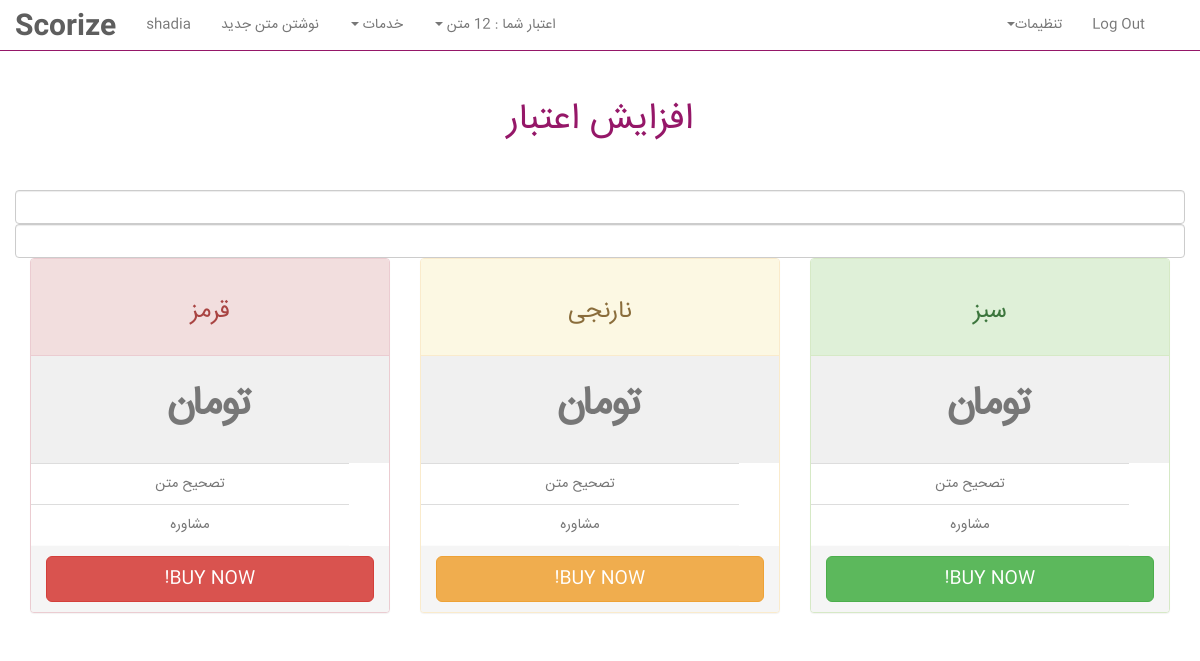
The app's page /profile/etebar/ (signed in), older data.
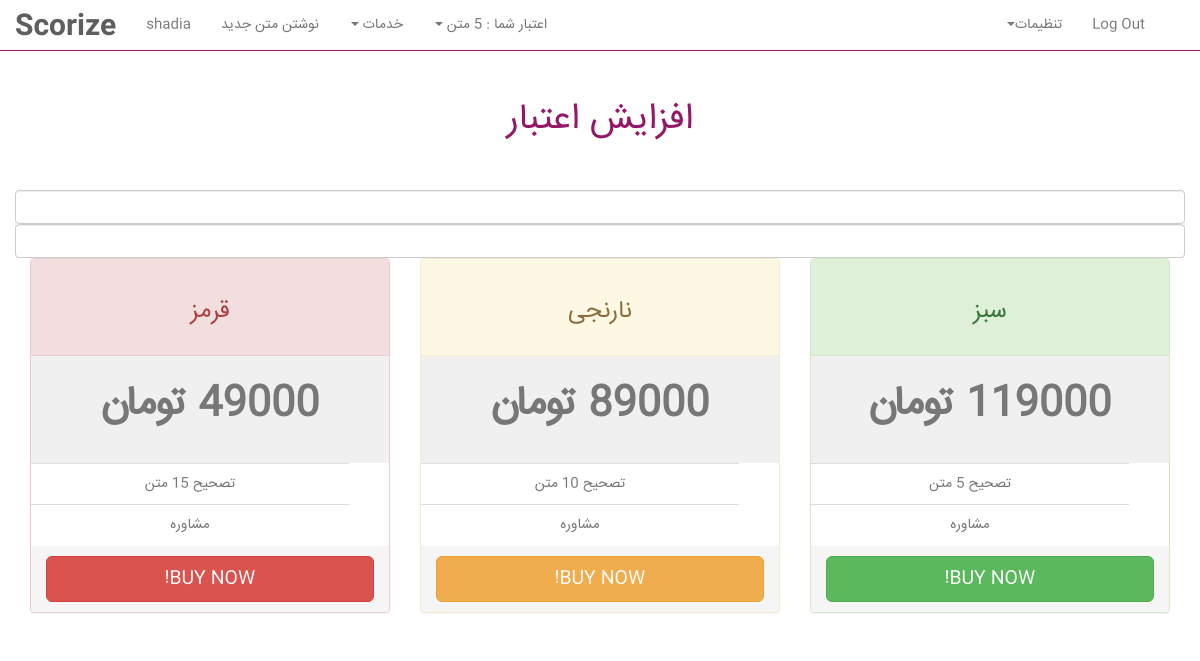
The same page, newer data.
### user_profile/models.py (models this page shows)
class User(AbstractUser):
    credit= models.CharField(max_length=10, null=True, blank=True)
    credit2= models.CharField(max_length=10, null=True, blank=True)
    amount= models.CharField(max_length=10, null=True, blank=True)
    amount2= models.CharField(max_length=10, null=True, blank=True)
    teacher=models.BooleanField(
        _('teacher'),
        default=False,
        help_text=_(
            'Designates whether this user can edit the scor??. '
        ),
    )

class Price(models.Model):
    wallet=models.CharField(max_length=100)
    number=models.CharField(max_length=100, default=0)
    wallet2=models.CharField(max_length=100, default=0)
    number2=models.CharField(max_length=100, default=0)
    wallet3=models.CharField(max_length=100, default=0)
    number3=models.CharField(max_length=100, default=0)

### user_profile/views.py (the view, shortened to what this page needs)
@login_required(login_url='user_profile:login')
def Etebar(request):
    form = PriceForm()
    price=Price.objects.last()
    current_user = request.user
    if request.method=="GET":
        return render(request,'user_profile/increase.html',{'form':form,'price':price})

### user_profile/form.py
class PriceForm(forms.ModelForm):
    class Meta:
        model= Price
        fields = ['wallet','number']

### user_profile/templates/user_profile/increase.html (shortened to what this page needs)
{% extends "user_profile/base.html" %}
{% load static %}
{% block nav %}
    {{ request.user }}
{% endblock %}
{% block cre %}
    {{ user.credit }}
{% endblock %}
{% block content %}
    <div class="container-fluid">
    <br>
    <h1 class="text-center" style="color: rgb(149,23,104)">افزایش اعتبار</h1>
    <br/><br/>
    <form class="form-signin text-center" action="" method="post" enctype="multipart/form-data">
        <input type=input class="form-control" id="id_wallet" name="wallet" value="{{ writing.grammersc }}" aria-describedby="basic-addon3">
        <input type=input class="form-control" id="id_number" name="number" value="{{ writing.grammersc }}" aria-describedby="basic-addon3">
    <section id="plans">
        <div class="container">
            <div class="row">
                <div class="col-md-4 text-center">
                    <div class="panel panel-danger panel-pricing">
                        <div class="panel-heading">
                            <h3>قرمز</h3>
                        </div>
                        <div class="panel-body text-center">
                            <p><strong>{{ price.wallet }} تومان</strong></p>
                        </div>
                        <ul class="list-group text-center">
                            <li class="list-group-item">تصحیح {{ price.number3 }} متن</li>
                            <li class="list-group-item"> مشاوره</li>
                        </ul>
                        <div class="panel-footer">
                            <button class="btn btn-lg btn-block btn-danger" id="1" type="submit">BUY NOW!</button>
                        </div>
                    </div>
                </div>
                <div class="col-md-4 text-center">
                    <div class="panel panel-warning panel-pricing">
                        <div class="panel-heading">
                            <h3>نارنجی</h3>
                        </div>
                        <div class="panel-body text-center">
                            <p><strong>{{ price.wallet2 }} تومان</strong></p>
                        </div>
                        <ul class="list-group text-center">
                            <li class="list-group-item">تصحیح {{ price.number2 }} متن</li>
                            <li class="list-group-item"> مشاوره</li>
                        </ul>
                        <div class="panel-footer">
                            <button class="btn btn-lg btn-block btn-warning" id="2" type="submit">BUY NOW!</button>
                        </div>
                    </div>
                </div>
                <div class="col-md-4 text-center">
                    <div class="panel panel-success panel-pricing">
                        <div class="panel-heading">
                            <h3>سبز</h3>
                        </div>
                        <div class="panel-body text-center">
                            <p><strong>{{ price.wallet3 }} تومان</strong></p>
                        </div>
                        <ul class="list-group text-center">
                            <li class="list-group-item"> تصحیح {{ price.number }} متن</li>
                            <li class="list-group-item"> مشاوره</li>
                        </ul>
                        <div class="panel-footer">
                            <button class="btn btn-lg btn-block btn-success" id="3" type="submit">BUY NOW!</button>
                        </div>
                    </div>
                </div>
            </div>
        </div>
    </section>
    </form>
</div>
{% endblock %}

### user_profile/templates/user_profile/base.html (shortened to what this page needs)
{% load static %}
<!DOCTYPE html>
<html lang="en">
<head>
    <link href="{% static 'user_profile/bootstrap.css' %}" rel="stylesheet" type="text/css">
</head>
<body>
<nav class="navbar navbar-default navbar-fixed-top" style=" border-bottom-color: rgb(149,23,104)">
    <div class="container-fluid">
        <div class="navbar-header">
            <a class="navbar-brand" href="{% url "home" %}">Scorize</a>
        </div>
        <div class="collapse navbar-collapse" id="Main">
            <ul class="nav navbar-nav">
                <li class="pf" ><a href="{% url 'user_profile:index' %} " >{% block nav %}{% endblock %}<span class="sr-only">(current)</span></a></li>
                <li class="newwrt"><a href="{% url 'user_profile:NewWriting' %}">نوشتن متن جدید</a></li>
                <li class="dropdown">
                    <a href="#" class="dropdown-toggle" data-toggle="dropdown" role="button" aria-haspopup="true" aria-expanded="false">خدمات <span class="caret"></span></a>
                </li>
                <li class="dropdown ">
                    <a href="#" class="dropdown-toggle" data-toggle="dropdown" role="button" aria-haspopup="true" aria-expanded="false">اعتبار شما : {% block cre %}{% endblock %}متن <span class="caret"></span></a>
                </li>
            </ul>
            <ul class="nav navbar-nav navbar-right">
                <li class="dropdown setting">
                    <a href="#" class="dropdown-toggle" data-toggle="dropdown" role="button" aria-haspopup="true" aria-expanded="false">تنظیمات<span class="caret"></span></a>
                </li>
                <li><a href="{% url 'user_profile:logout' %}">Log Out</a></li>
            </ul>
        </div>
    </div>
</nav>
<br>
<br>
<br>
{% block content %}
{% endblock %}
</body>
</html>

### user_profile/templates/user_profile/increase.html (style rules this page uses)
* { direction: rtl; }
.panel-pricing { -moz-transition: all .3s ease; -o-transition: all .3s ease; -webkit-transition: all .3s ease; }
.panel-pricing .panel-heading { padding: 20px 10px; }
.panel-pricing .list-group-item { color: #777777; border-bottom: 1px solid rgba(250, 250, 250, 0.5); }
.panel-pricing .list-group-item:last-child { border-bottom-right-radius: 0px; border-bottom-left-radius: 0px; }
.panel-pricing .list-group-item:first-child { border-top-right-radius: 0px; border-top-left-radius: 0px; }
.panel-pricing .panel-body { background-color: #f0f0f0; font-size: 40px; color: #777777; padding: 20px; margin: 0px; }

Row changes from the older to the newer data that the page shows:
changed User "shadia": credit "12" → "5"
added Price: number3 "15", number2 "10"
